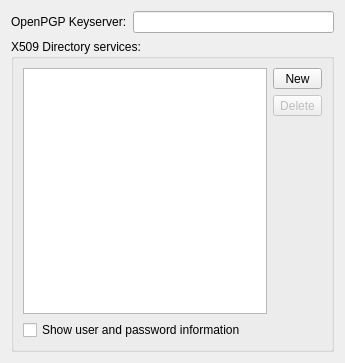
<?xml version="1.0" encoding="UTF-8"?>
<ui version="4.0">
 <class>DirectoryServicesWidget</class>
 <widget class="QWidget" name="DirectoryServicesWidget">
  <property name="geometry">
   <rect>
    <x>0</x>
    <y>0</y>
    <width>345</width>
    <height>363</height>
   </rect>
  </property>
  <property name="windowTitle">
   <string>Directory Services Configuration</string>
  </property>
  <layout class="QVBoxLayout" name="verticalLayout">
   <item>
    <layout class="QHBoxLayout" name="horizontalLayout">
     <item>
      <widget class="QLabel" name="pgpKSLabel">
       <property name="text">
        <string>OpenPGP Keyserver:</string>
       </property>
      </widget>
     </item>
     <item>
      <widget class="QLineEdit" name="pgpKeyserver">
      </widget>
     </item>
    </layout>
   </item>
   <item>
    <widget class="QGroupBox" name="x500LA">
     <property name="title">
      <string>X509 Directory services:</string>
     </property>
     <layout class="QVBoxLayout" name="grpVbox">
      <item>
       <layout class="QHBoxLayout" name="horizontalLayout">
        <item>
         <widget class="QTreeView" name="treeView">
          <property name="whatsThis">
           <string>This is a list of all directory services that are configured for use with X.509.</string>
          </property>
          <property name="rootIsDecorated">
           <bool>false</bool>
          </property>
          <property name="allColumnsShowFocus">
           <bool>false</bool>
          </property>
         </widget>
        </item>
        <item>
         <layout class="QVBoxLayout" name="vlay">
          <property name="spacing">
           <number>6</number>
          </property>
          <property name="margin">
           <number>0</number>
          </property>
          <item>
           <widget class="QToolButton" name="newTB">
            <property name="sizePolicy">
             <sizepolicy hsizetype="Preferred" vsizetype="Fixed">
              <horstretch>0</horstretch>
              <verstretch>0</verstretch>
             </sizepolicy>
            </property>
            <property name="toolTip">
             <string>Click to add a service</string>
            </property>
            <property name="whatsThis">
             <string>Click this button to create a new directory service entry as a clone of the currently selected one (or with default values, if no other is selected). You can then configure details in the table on the left hand.</string>
            </property>
            <property name="text">
             <string>New</string>
            </property>
           </widget>
          </item>
          <item>
           <widget class="QToolButton" name="deleteTB">
            <property name="enabled">
             <bool>false</bool>
            </property>
            <property name="sizePolicy">
             <sizepolicy hsizetype="Preferred" vsizetype="Fixed">
              <horstretch>0</horstretch>
              <verstretch>0</verstretch>
             </sizepolicy>
            </property>
            <property name="toolTip">
             <string>Click to remove the currently selected service</string>
            </property>
            <property name="whatsThis">
             <string>Click this button to remove the currently selected directory service. The change will only take effect once you acknowledge the main configuration dialog.</string>
            </property>
            <property name="text">
             <string>Delete</string>
            </property>
            <property name="toolButtonStyle">
             <enum>Qt::ToolButtonTextBesideIcon</enum>
            </property>
           </widget>
          </item>
          <item>
           <spacer>
            <property name="orientation">
             <enum>Qt::Vertical</enum>
            </property>
            <property name="sizeType">
             <enum>QSizePolicy::Expanding</enum>
            </property>
            <property name="sizeHint" stdset="0">
             <size>
              <width>20</width>
              <height>51</height>
             </size>
            </property>
           </spacer>
          </item>
         </layout>
        </item>
       </layout>
      </item>
      <item>
       <widget class="QCheckBox" name="showUserAndPasswordCB">
        <property name="whatsThis">
         <string>Use this option to switch display of username and password information on or off in the above table.</string>
        </property>
        <property name="text">
         <string>Show user and password information</string>
        </property>
       </widget>
      </item>
     </layout>
    </widget>
   </item>
  </layout>
 </widget>
 <resources/>
 <connections>
  <connection>
   <sender>newTB</sender>
   <signal>clicked()</signal>
   <receiver>DirectoryServicesWidget</receiver>
   <slot>slotNewX509Clicked()</slot>
   <hints>
    <hint type="sourcelabel">
     <x>535</x>
     <y>57</y>
    </hint>
    <hint type="destinationlabel">
     <x>571</x>
     <y>55</y>
    </hint>
   </hints>
  </connection>
  <connection>
   <sender>deleteTB</sender>
   <signal>clicked()</signal>
   <receiver>DirectoryServicesWidget</receiver>
   <slot>slotDeleteClicked()</slot>
   <hints>
    <hint type="sourcelabel">
     <x>537</x>
     <y>95</y>
    </hint>
    <hint type="destinationlabel">
     <x>575</x>
     <y>95</y>
    </hint>
   </hints>
  </connection>
  <connection>
   <sender>showUserAndPasswordCB</sender>
   <signal>toggled(bool)</signal>
   <receiver>DirectoryServicesWidget</receiver>
   <slot>slotShowUserAndPasswordToggled(bool)</slot>
   <hints>
    <hint type="sourcelabel">
     <x>314</x>
     <y>341</y>
    </hint>
    <hint type="destinationlabel">
     <x>342</x>
     <y>357</y>
    </hint>
   </hints>
  </connection>
 </connections>
 <slots>
  <slot>slotNewX509Clicked()</slot>
  <slot>slotDeleteClicked()</slot>
  <slot>slotShowUserAndPasswordToggled(bool)</slot>
 </slots>
</ui>
